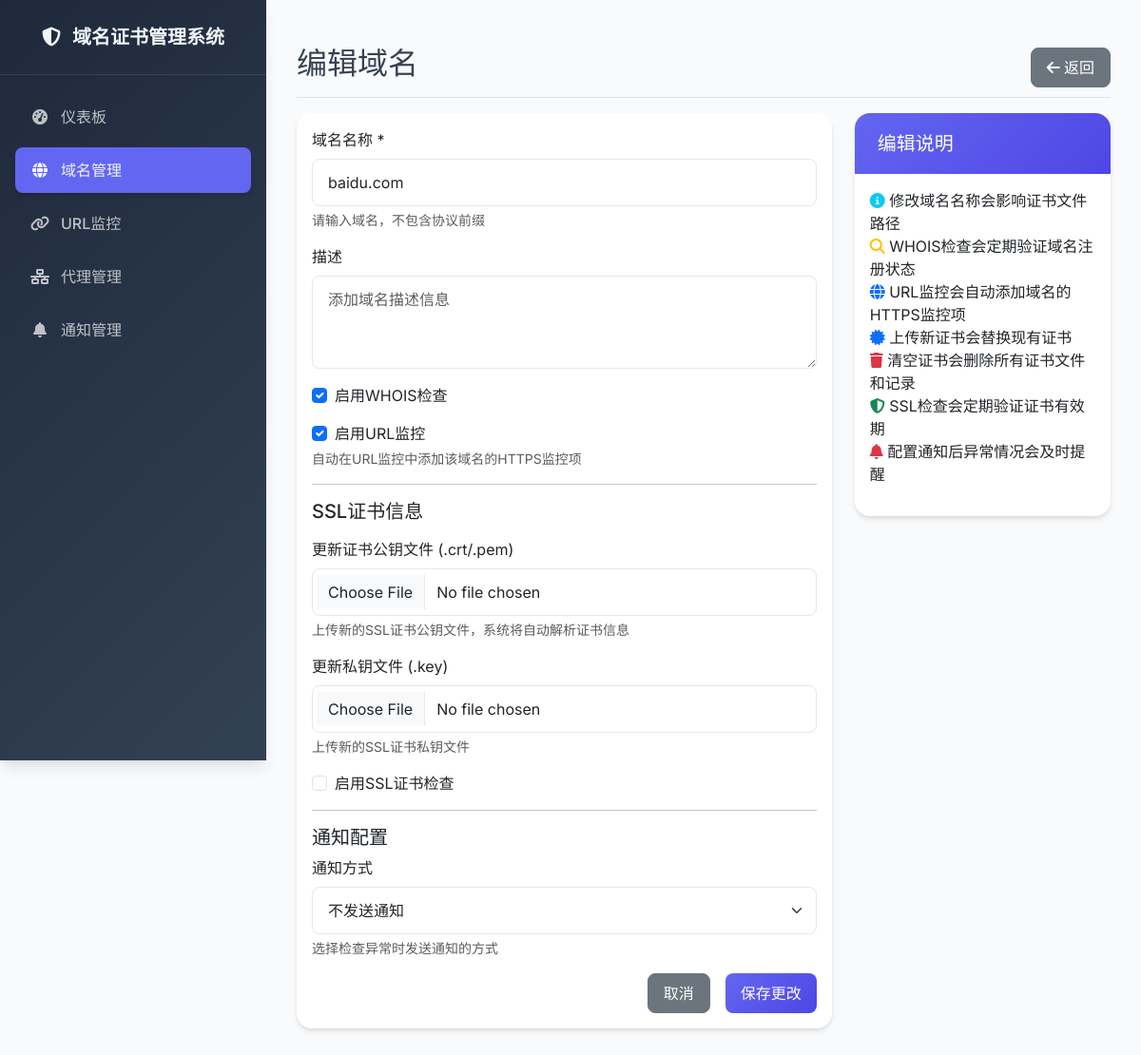
The app's page /domains/1/edit, older data.
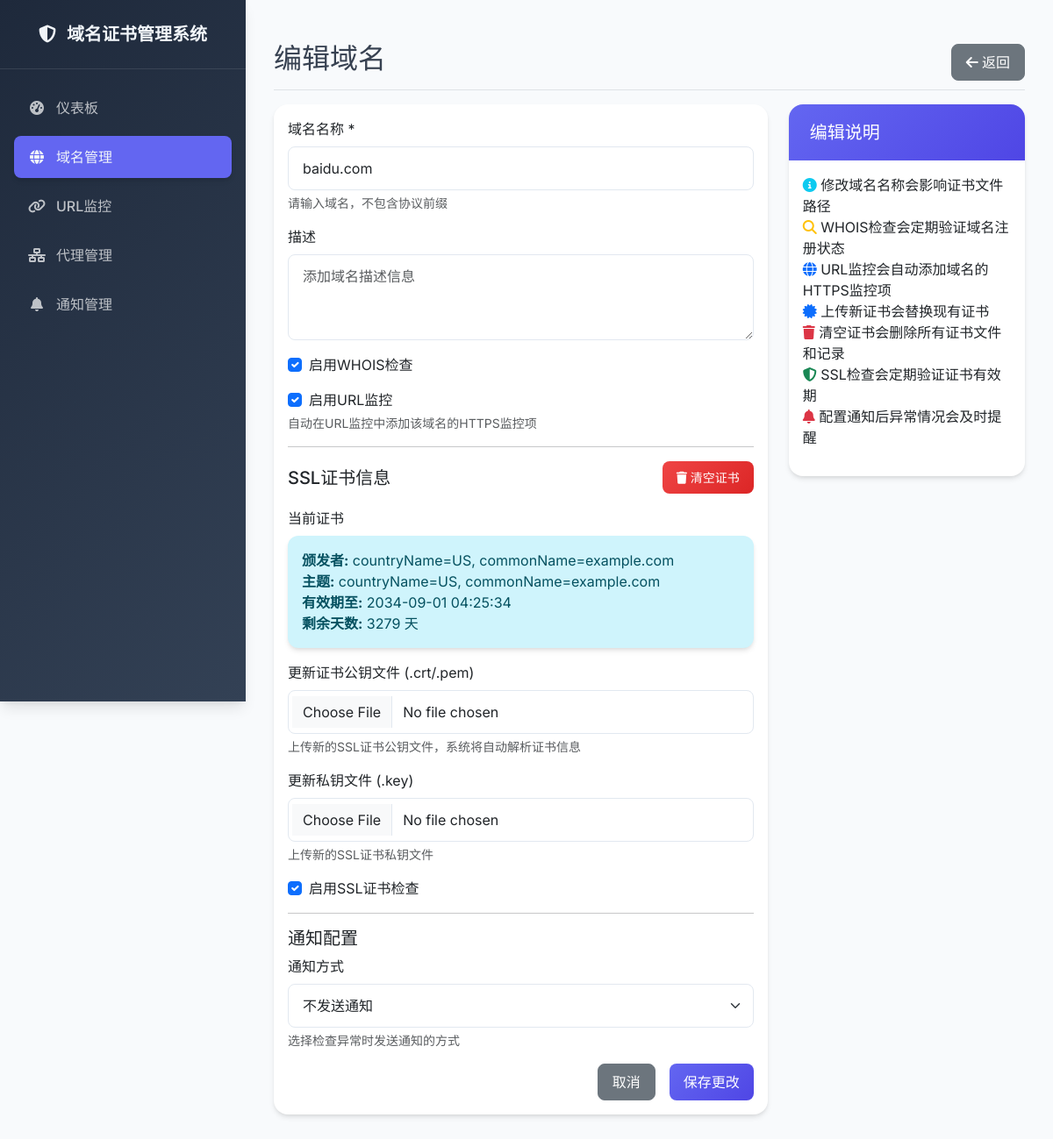
The same page, newer data.
### app/models/domain.py (models this page shows, shortened)
class Domain(db.Model):
    id = db.Column(db.Integer, primary_key=True)
    name = db.Column(db.String(255), nullable=False, unique=True)
    description = db.Column(db.Text)
    is_active = db.Column(db.Boolean, default=True)
    check_ssl = db.Column(db.Boolean, default=True)
    check_whois = db.Column(db.Boolean, default=True)
    check_access = db.Column(db.Boolean, default=False)  # 新增：访问检查
    website_url_id = db.Column(db.Integer, db.ForeignKey('url.id'), nullable=True)  # 关联的官网URL监控项
    notification_config_id = db.Column(db.Integer, db.ForeignKey('notification_config.id'), nullable=True)
    created_at = db.Column(db.DateTime, default=datetime.utcnow)
    updated_at = db.Column(db.DateTime, default=datetime.utcnow, onupdate=datetime.utcnow)
    certificates = db.relationship('Certificate', backref='domain', lazy=True, cascade='all, delete-orphan')
    whois_records = db.relationship('WhoisRecord', backref='domain', lazy=True, cascade='all, delete-orphan')
    access_checks = db.relationship('DomainAccessCheck', backref='domain', lazy=True, cascade='all, delete-orphan')  # 新增：访问检查记录
    website_url = db.relationship('URL', backref='domain', foreign_keys=[website_url_id])  # 关联的官网URL监控项
    notification_config = db.relationship('NotificationConfig', backref='domains')

### app/models/certificate.py (models this page shows, shortened)
class Certificate(db.Model):
    id = db.Column(db.Integer, primary_key=True)
    domain_id = db.Column(db.Integer, db.ForeignKey('domain.id'), nullable=False)
    issuer = db.Column(db.String(255))
    subject = db.Column(db.String(255))
    serial_number = db.Column(db.String(255))
    not_before = db.Column(db.DateTime)
    not_after = db.Column(db.DateTime)
    days_until_expiry = db.Column(db.Integer)
    is_valid = db.Column(db.Boolean, default=True)
    last_checked = db.Column(db.DateTime, default=datetime.utcnow)
    created_at = db.Column(db.DateTime, default=datetime.utcnow)
    cert_file_path = db.Column(db.String(500))  # 证书文件路径
    key_file_path = db.Column(db.String(500))   # 私钥文件路径
    cert_file_name = db.Column(db.String(255))  # 证书文件名
    key_file_name = db.Column(db.String(255))   # 私钥文件名
    cert_domains = db.Column(db.Text)  # 证书中包含的域名列表，JSON格式存储
    common_name = db.Column(db.String(255))  # 证书的通用名称
    san_domains = db.Column(db.Text)  # 主题备用名称(SAN)域名列表，JSON格式存储

### app/views/domains.py (the view, shortened to what this page needs)
@domains_bp.route('/domains/<int:id>/edit', methods=['GET', 'POST'])
def edit(id):
    domain = Domain.query.get_or_404(id)
    return render_template('domains/edit.html', domain=domain, notification_configs=NotificationConfig.query.filter_by(is_active=True).all())

### app/templates/domains/edit.html (shortened to what the changed rows need)
{% extends "base.html" %}
{% block content %}
<div class="d-flex justify-content-between flex-wrap flex-md-nowrap align-items-center pt-3 pb-2 mb-3 border-bottom">
    <h1 class="h2">编辑域名</h1>
</div>
<div class="row">
    <div class="col-md-8">
        <div class="card">
            <div class="card-body">
                <form method="POST" enctype="multipart/form-data">
                    <div class="mb-3">
                        <label for="name" class="form-label">域名名称 *</label>
                        <input type="text" class="form-control" id="name" name="name" required
                               value="{{ domain.name }}" placeholder="例如: example.com">
                        <div class="form-text">请输入域名，不包含协议前缀</div>
                    </div>
                    <div class="mb-3">
                        <div class="form-check">
                            <input class="form-check-input" type="checkbox" id="check_whois" name="check_whois"
                                   {% if domain.check_whois %}checked{% endif %}>
                            <label class="form-check-label" for="check_whois">
                                启用WHOIS检查
                            </label>
                        </div>
                    </div>
                    <div class="mb-3">
                        <div class="form-check">
                            <input class="form-check-input" type="checkbox" id="check_access" name="check_access"
                                   {% if domain.check_access %}checked{% endif %}>
                            <label class="form-check-label" for="check_access">
                                启用URL监控
                            </label>
                        </div>
                    </div>
                    <div class="d-flex justify-content-between align-items-center mb-3">
                        <h5 class="mb-0">SSL证书信息</h5>
                        {% if domain.certificates %}
                        <button type="button" class="btn btn-danger btn-sm" onclick="confirmClearCertificate()">
                            <i class="fas fa-trash"></i> 清空证书
                        </button>
                        {% endif %}
                    </div>
                    {% if domain.certificates %}
                    <div class="mb-3">
                        <label class="form-label">当前证书</label>
                        <div class="alert alert-info">
                            <strong>颁发者:</strong> {{ domain.certificates[0].issuer or '未知' }}<br>
                            <strong>主题:</strong> {{ domain.certificates[0].subject or '未知' }}<br>
                            <strong>有效期至:</strong> {{ domain.certificates[0].not_after.strftime('%Y-%m-%d %H:%M:%S') if domain.certificates[0].not_after else '未知' }}<br>
                            <strong>剩余天数:</strong> {{ domain.certificates[0].days_until_expiry or '未知' }} 天
                        </div>
                    </div>
                    {% endif %}
                    <div class="mb-3">
                        <div class="form-check">
                            <input class="form-check-input" type="checkbox" id="check_ssl" name="check_ssl"
                                   {% if domain.check_ssl %}checked{% endif %}>
                            <label class="form-check-label" for="check_ssl">
                                启用SSL证书检查
                            </label>
                        </div>
                    </div>
                </form>
            </div>
        </div>
    </div>
</div>
{% endblock %}

Row changes from the older to the newer data that the page shows:
changed Domain "baidu.com": check_ssl "☐" → "☑"
added Certificate: issuer "countryName=US, commonName=example.com", subject "countryName=US, commonName=example.com", not_after "2034-09-01 04:25:34", days_until_expiry "3279"
Text that changed along with them:
text now shown: "清空证书 当前证书 颁发者: 主题: 有效期至: 剩余天数: 天"
